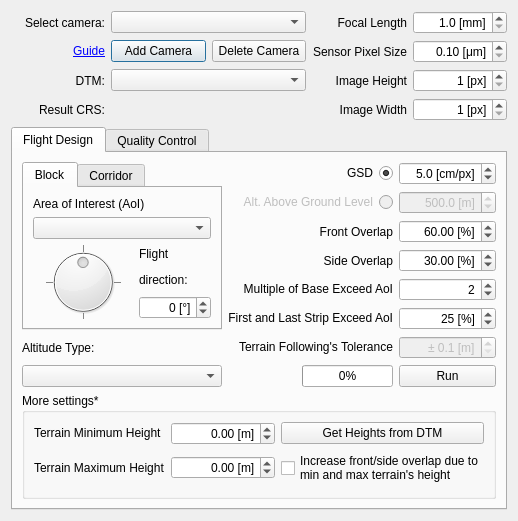
<?xml version="1.0" encoding="UTF-8"?>
<ui version="4.0">
 <class>Dialog</class>
 <widget class="QDialog" name="Dialog">
  <property name="geometry">
   <rect>
    <x>0</x>
    <y>0</y>
    <width>570</width>
    <height>588</height>
   </rect>
  </property>
  <property name="windowTitle">
   <string>Flight Planner</string>
  </property>
  <layout class="QGridLayout" name="gridLayout_6">
   <property name="sizeConstraint">
    <enum>QLayout::SetFixedSize</enum>
   </property>
   <item row="1" column="0">
    <widget class="QLabel" name="labelCamera">
     <property name="text">
      <string>Select camera:</string>
     </property>
     <property name="alignment">
      <set>Qt::AlignRight|Qt::AlignTrailing|Qt::AlignVCenter</set>
     </property>
    </widget>
   </item>
   <item row="2" column="1">
    <widget class="QPushButton" name="pushButtonSaveCamera">
     <property name="text">
      <string>Add Camera</string>
     </property>
    </widget>
   </item>
   <item row="2" column="0">
    <widget class="QLabel" name="labelGuide">
     <property name="text">
      <string>&lt;html&gt;&lt;head/&gt;&lt;body&gt;&lt;p&gt;&lt;a href=&quot;https://github.com/JMG30/flight_planner/wiki/Guide&quot;&gt;&lt;span style=&quot; text-decoration: underline; color:#0000ff;&quot;&gt;Guide&lt;/span&gt;&lt;/a&gt;&lt;/p&gt;&lt;/body&gt;&lt;/html&gt;</string>
     </property>
     <property name="alignment">
      <set>Qt::AlignRight|Qt::AlignTrailing|Qt::AlignVCenter</set>
     </property>
     <property name="openExternalLinks">
      <bool>true</bool>
     </property>
    </widget>
   </item>
   <item row="2" column="2">
    <widget class="QPushButton" name="pushButtonDeleteCamera">
     <property name="text">
      <string>Delete Camera</string>
     </property>
    </widget>
   </item>
   <item row="1" column="1" colspan="2">
    <widget class="QComboBox" name="comboBoxCamera">
     <property name="currentText">
      <string/>
     </property>
    </widget>
   </item>
   <item row="4" column="0">
    <widget class="QLabel" name="label">
     <property name="enabled">
      <bool>true</bool>
     </property>
     <property name="text">
      <string>Result CRS:</string>
     </property>
     <property name="alignment">
      <set>Qt::AlignRight|Qt::AlignTrailing|Qt::AlignVCenter</set>
     </property>
    </widget>
   </item>
   <item row="3" column="0">
    <widget class="QLabel" name="labelDTM">
     <property name="layoutDirection">
      <enum>Qt::LeftToRight</enum>
     </property>
     <property name="text">
      <string>DTM:</string>
     </property>
     <property name="alignment">
      <set>Qt::AlignRight|Qt::AlignTrailing|Qt::AlignVCenter</set>
     </property>
    </widget>
   </item>
   <item row="3" column="1" colspan="2">
    <widget class="QgsMapLayerComboBox" name="mMapLayerComboBoxDTM"/>
   </item>
   <item row="6" column="0" colspan="5">
    <widget class="QTabWidget" name="tabWidget">
     <property name="currentIndex">
      <number>0</number>
     </property>
     <widget class="QWidget" name="tabFlightDesign">
      <attribute name="title">
       <string>Flight Design</string>
      </attribute>
      <layout class="QGridLayout" name="gridLayout_5">
       <item row="0" column="0" rowspan="6">
        <widget class="QTabWidget" name="tabWidgetBlockCorridor">
         <property name="currentIndex">
          <number>0</number>
         </property>
         <widget class="QWidget" name="tabBlock">
          <attribute name="title">
           <string>Block</string>
          </attribute>
          <layout class="QGridLayout" name="gridLayout">
           <item row="0" column="0" colspan="2">
            <widget class="QLabel" name="labelAoI">
             <property name="text">
              <string>Area of Interest (AoI)</string>
             </property>
            </widget>
           </item>
           <item row="1" column="0" colspan="2">
            <widget class="QgsMapLayerComboBox" name="mMapLayerComboBoxAoI"/>
           </item>
           <item row="2" column="0" rowspan="2">
            <widget class="QDial" name="dial">
             <property name="minimum">
              <number>0</number>
             </property>
             <property name="maximum">
              <number>360</number>
             </property>
             <property name="pageStep">
              <number>0</number>
             </property>
             <property name="value">
              <number>180</number>
             </property>
             <property name="tracking">
              <bool>true</bool>
             </property>
             <property name="wrapping">
              <bool>true</bool>
             </property>
             <property name="notchTarget">
              <double>90.000000000000000</double>
             </property>
             <property name="notchesVisible">
              <bool>true</bool>
             </property>
            </widget>
           </item>
           <item row="2" column="1">
            <widget class="QLabel" name="labelFlightDirection">
             <property name="text">
              <string>&lt;html&gt;&lt;head/&gt;&lt;body&gt;&lt;p&gt;Flight&lt;/p&gt;&lt;p&gt;direction:&lt;/p&gt;&lt;/body&gt;&lt;/html&gt;</string>
             </property>
            </widget>
           </item>
           <item row="3" column="1">
            <widget class="QSpinBox" name="spinBoxDirection">
             <property name="wrapping">
              <bool>true</bool>
             </property>
             <property name="alignment">
              <set>Qt::AlignRight|Qt::AlignTrailing|Qt::AlignVCenter</set>
             </property>
             <property name="suffix">
              <string> [°]</string>
             </property>
             <property name="maximum">
              <number>359</number>
             </property>
            </widget>
           </item>
          </layout>
         </widget>
         <widget class="QWidget" name="tabCorridor">
          <attribute name="title">
           <string>Corridor</string>
          </attribute>
          <layout class="QGridLayout" name="gridLayout_2">
           <item row="0" column="0" colspan="2">
            <widget class="QLabel" name="labelCorridorLane">
             <property name="text">
              <string>Corridor Line</string>
             </property>
            </widget>
           </item>
           <item row="1" column="0" colspan="2">
            <widget class="QgsMapLayerComboBox" name="mMapLayerComboBoxCorridor"/>
           </item>
           <item row="2" column="0">
            <widget class="QLabel" name="labelBufferSize">
             <property name="text">
              <string>Buffer size</string>
             </property>
            </widget>
           </item>
           <item row="2" column="1">
            <widget class="QDoubleSpinBox" name="doubleSpinBoxBuffer">
             <property name="alignment">
              <set>Qt::AlignRight|Qt::AlignTrailing|Qt::AlignVCenter</set>
             </property>
             <property name="suffix">
              <string> [m]</string>
             </property>
             <property name="minimum">
              <double>0.010000000000000</double>
             </property>
             <property name="maximum">
              <double>10000.000000000000000</double>
             </property>
            </widget>
           </item>
           <item row="3" column="0" colspan="2">
            <spacer name="verticalSpacer">
             <property name="orientation">
              <enum>Qt::Vertical</enum>
             </property>
             <property name="sizeHint" stdset="0">
              <size>
               <width>138</width>
               <height>42</height>
              </size>
             </property>
            </spacer>
           </item>
          </layout>
         </widget>
        </widget>
       </item>
       <item row="0" column="1">
        <widget class="QRadioButton" name="radioButtonGSD">
         <property name="layoutDirection">
          <enum>Qt::RightToLeft</enum>
         </property>
         <property name="text">
          <string>GSD</string>
         </property>
         <property name="checked">
          <bool>true</bool>
         </property>
        </widget>
       </item>
       <item row="0" column="2">
        <widget class="QDoubleSpinBox" name="doubleSpinBoxGSD">
         <property name="alignment">
          <set>Qt::AlignRight|Qt::AlignTrailing|Qt::AlignVCenter</set>
         </property>
         <property name="suffix">
          <string> [cm/px]</string>
         </property>
         <property name="decimals">
          <number>1</number>
         </property>
         <property name="minimum">
          <double>0.100000000000000</double>
         </property>
         <property name="maximum">
          <double>99.900000000000006</double>
         </property>
         <property name="value">
          <double>5.000000000000000</double>
         </property>
        </widget>
       </item>
       <item row="1" column="1">
        <widget class="QRadioButton" name="radioButtonAltAGL">
         <property name="enabled">
          <bool>false</bool>
         </property>
         <property name="layoutDirection">
          <enum>Qt::RightToLeft</enum>
         </property>
         <property name="text">
          <string>Alt. Above Ground Level</string>
         </property>
        </widget>
       </item>
       <item row="1" column="2">
        <widget class="QDoubleSpinBox" name="doubleSpinBoxAltAGL">
         <property name="enabled">
          <bool>false</bool>
         </property>
         <property name="alignment">
          <set>Qt::AlignRight|Qt::AlignTrailing|Qt::AlignVCenter</set>
         </property>
         <property name="suffix">
          <string> [m]</string>
         </property>
         <property name="decimals">
          <number>1</number>
         </property>
         <property name="minimum">
          <double>0.100000000000000</double>
         </property>
         <property name="maximum">
          <double>9999999.900000000372529</double>
         </property>
         <property name="value">
          <double>500.000000000000000</double>
         </property>
        </widget>
       </item>
       <item row="2" column="1">
        <widget class="QLabel" name="labelOverlap">
         <property name="text">
          <string>Front Overlap</string>
         </property>
         <property name="alignment">
          <set>Qt::AlignRight|Qt::AlignTrailing|Qt::AlignVCenter</set>
         </property>
        </widget>
       </item>
       <item row="2" column="2">
        <widget class="QDoubleSpinBox" name="doubleSpinBoxOverlap">
         <property name="alignment">
          <set>Qt::AlignRight|Qt::AlignTrailing|Qt::AlignVCenter</set>
         </property>
         <property name="suffix">
          <string> [%]</string>
         </property>
         <property name="value">
          <double>60.000000000000000</double>
         </property>
        </widget>
       </item>
       <item row="3" column="1">
        <widget class="QLabel" name="labelSidelap">
         <property name="text">
          <string>Side Overlap</string>
         </property>
         <property name="alignment">
          <set>Qt::AlignRight|Qt::AlignTrailing|Qt::AlignVCenter</set>
         </property>
        </widget>
       </item>
       <item row="3" column="2">
        <widget class="QDoubleSpinBox" name="doubleSpinBoxSidelap">
         <property name="alignment">
          <set>Qt::AlignRight|Qt::AlignTrailing|Qt::AlignVCenter</set>
         </property>
         <property name="suffix">
          <string> [%]</string>
         </property>
         <property name="value">
          <double>30.000000000000000</double>
         </property>
        </widget>
       </item>
       <item row="4" column="1">
        <widget class="QLabel" name="labelMultipleBase">
         <property name="text">
          <string>&lt;html&gt;&lt;head/&gt;&lt;body&gt;&lt;p&gt;Multiple of Base Exceed AoI&lt;/p&gt;&lt;/body&gt;&lt;/html&gt;</string>
         </property>
         <property name="alignment">
          <set>Qt::AlignRight|Qt::AlignTrailing|Qt::AlignVCenter</set>
         </property>
        </widget>
       </item>
       <item row="4" column="2">
        <widget class="QSpinBox" name="spinBoxMultipleBase">
         <property name="alignment">
          <set>Qt::AlignRight|Qt::AlignTrailing|Qt::AlignVCenter</set>
         </property>
         <property name="maximum">
          <number>99</number>
         </property>
         <property name="value">
          <number>2</number>
         </property>
        </widget>
       </item>
       <item row="5" column="1">
        <widget class="QLabel" name="labelExceedExtremeStrips">
         <property name="text">
          <string>&lt;html&gt;&lt;head/&gt;&lt;body&gt;&lt;p&gt;First and Last Strip Exceed AoI&lt;/p&gt;&lt;/body&gt;&lt;/html&gt;</string>
         </property>
         <property name="alignment">
          <set>Qt::AlignRight|Qt::AlignTrailing|Qt::AlignVCenter</set>
         </property>
        </widget>
       </item>
       <item row="5" column="2">
        <widget class="QSpinBox" name="spinBoxExceedExtremeStrips">
         <property name="alignment">
          <set>Qt::AlignRight|Qt::AlignTrailing|Qt::AlignVCenter</set>
         </property>
         <property name="suffix">
          <string> [%]</string>
         </property>
         <property name="value">
          <number>25</number>
         </property>
        </widget>
       </item>
       <item row="6" column="0">
        <widget class="QLabel" name="labelAltitudeType">
         <property name="text">
          <string>Altitude Type:</string>
         </property>
        </widget>
       </item>
       <item row="6" column="1">
        <widget class="QLabel" name="labelToleranceWaypoints">
         <property name="text">
          <string>&lt;html&gt;&lt;head/&gt;&lt;body&gt;&lt;p&gt;Terrain Following's Tolerance&lt;/p&gt;&lt;/body&gt;&lt;/html&gt;</string>
         </property>
         <property name="alignment">
          <set>Qt::AlignRight|Qt::AlignTrailing|Qt::AlignVCenter</set>
         </property>
        </widget>
       </item>
       <item row="6" column="2">
        <widget class="QDoubleSpinBox" name="doubleSpinBoxTolerance">
         <property name="enabled">
          <bool>false</bool>
         </property>
         <property name="alignment">
          <set>Qt::AlignRight|Qt::AlignTrailing|Qt::AlignVCenter</set>
         </property>
         <property name="prefix">
          <string>± </string>
         </property>
         <property name="suffix">
          <string> [m]</string>
         </property>
         <property name="decimals">
          <number>1</number>
         </property>
         <property name="minimum">
          <double>0.100000000000000</double>
         </property>
         <property name="maximum">
          <double>999.899999999999977</double>
         </property>
        </widget>
       </item>
       <item row="7" column="0">
        <widget class="QComboBox" name="comboBoxAltitudeType">
         <property name="currentText">
          <string/>
         </property>
        </widget>
       </item>
       <item row="7" column="2">
        <widget class="QPushButton" name="pushButtonRunDesign">
         <property name="text">
          <string>Run</string>
         </property>
        </widget>
       </item>
       <item row="8" column="0" colspan="3">
        <widget class="QgsCollapsibleGroupBox" name="mGroupBox">
         <property name="title">
          <string>More settings*</string>
         </property>
         <property name="collapsed" stdset="0">
          <bool>true</bool>
         </property>
         <property name="scrollOnExpand" stdset="0">
          <bool>false</bool>
         </property>
         <property name="saveCollapsedState" stdset="0">
          <bool>false</bool>
         </property>
         <layout class="QGridLayout" name="gridLayout_3">
          <item row="0" column="0">
           <widget class="QLabel" name="labelMinHeight">
            <property name="text">
             <string>&lt;html&gt;&lt;head/&gt;&lt;body&gt;&lt;p&gt;Terrain Minimum Height&lt;/p&gt;&lt;/body&gt;&lt;/html&gt;</string>
            </property>
           </widget>
          </item>
          <item row="0" column="1">
           <widget class="QDoubleSpinBox" name="doubleSpinBoxMinHeight">
            <property name="alignment">
             <set>Qt::AlignRight|Qt::AlignTrailing|Qt::AlignVCenter</set>
            </property>
            <property name="suffix">
             <string> [m]</string>
            </property>
            <property name="minimum">
             <double>-10000.000000000000000</double>
            </property>
            <property name="maximum">
             <double>100000.000000000000000</double>
            </property>
            <property name="value">
             <double>0.000000000000000</double>
            </property>
           </widget>
          </item>
          <item row="0" column="2">
           <widget class="QPushButton" name="pushButtonGetHeights">
            <property name="text">
             <string>Get Heights from DTM</string>
            </property>
           </widget>
          </item>
          <item row="1" column="0">
           <widget class="QLabel" name="labelMaxHeight">
            <property name="text">
             <string>Terrain Maximum Height</string>
            </property>
           </widget>
          </item>
          <item row="1" column="1">
           <widget class="QDoubleSpinBox" name="doubleSpinBoxMaxHeight">
            <property name="alignment">
             <set>Qt::AlignRight|Qt::AlignTrailing|Qt::AlignVCenter</set>
            </property>
            <property name="suffix">
             <string> [m]</string>
            </property>
            <property name="minimum">
             <double>-10000.000000000000000</double>
            </property>
            <property name="maximum">
             <double>100000.000000000000000</double>
            </property>
            <property name="value">
             <double>0.000000000000000</double>
            </property>
           </widget>
          </item>
          <item row="1" column="2">
           <widget class="QCheckBox" name="checkBoxIncreaseOverlap">
            <property name="text">
             <string>Increase front/side overlap due to
min and max terrain's height</string>
            </property>
           </widget>
          </item>
         </layout>
        </widget>
       </item>
       <item row="7" column="1">
        <widget class="QProgressBar" name="progressBar">
         <property name="sizePolicy">
          <sizepolicy hsizetype="Fixed" vsizetype="Fixed">
           <horstretch>0</horstretch>
           <verstretch>0</verstretch>
          </sizepolicy>
         </property>
         <property name="layoutDirection">
          <enum>Qt::RightToLeft</enum>
         </property>
         <property name="value">
          <number>0</number>
         </property>
         <property name="alignment">
          <set>Qt::AlignJustify|Qt::AlignVCenter</set>
         </property>
         <property name="invertedAppearance">
          <bool>true</bool>
         </property>
        </widget>
       </item>
      </layout>
     </widget>
     <widget class="QWidget" name="tabQualityControl">
      <attribute name="title">
       <string>Quality Control</string>
      </attribute>
      <layout class="QGridLayout" name="gridLayout_4">
       <item row="0" column="0">
        <widget class="QLabel" name="labelProjectionCentres">
         <property name="text">
          <string>Projection Centres Layer</string>
         </property>
        </widget>
       </item>
       <item row="0" column="1" colspan="4">
        <widget class="QgsMapLayerComboBox" name="mMapLayerComboBoxProjectionCentres"/>
       </item>
       <item row="1" column="0">
        <widget class="QLabel" name="labelAltitudeAbove">
         <property name="text">
          <string>Altitude Above:</string>
         </property>
         <property name="alignment">
          <set>Qt::AlignRight|Qt::AlignTrailing|Qt::AlignVCenter</set>
         </property>
        </widget>
       </item>
       <item row="1" column="1">
        <widget class="QRadioButton" name="radioButtonSeaLevel">
         <property name="text">
          <string>Sea Level [m]</string>
         </property>
         <property name="checked">
          <bool>true</bool>
         </property>
        </widget>
       </item>
       <item row="1" column="2">
        <widget class="QRadioButton" name="radioButtonGroundLevel">
         <property name="text">
          <string>Ground Level [m]</string>
         </property>
        </widget>
       </item>
       <item row="1" column="3" colspan="2">
        <widget class="QgsFieldComboBox" name="mFieldComboBoxAltControl"/>
       </item>
       <item row="2" column="2">
        <widget class="QLabel" name="labelOmega">
         <property name="text">
          <string>ω [°]</string>
         </property>
         <property name="alignment">
          <set>Qt::AlignRight|Qt::AlignTrailing|Qt::AlignVCenter</set>
         </property>
        </widget>
       </item>
       <item row="2" column="3" colspan="2">
        <widget class="QgsFieldComboBox" name="mFieldComboBoxOmega"/>
       </item>
       <item row="3" column="2">
        <widget class="QLabel" name="labelPhi">
         <property name="text">
          <string>φ [°]</string>
         </property>
         <property name="alignment">
          <set>Qt::AlignRight|Qt::AlignTrailing|Qt::AlignVCenter</set>
         </property>
        </widget>
       </item>
       <item row="3" column="3" colspan="2">
        <widget class="QgsFieldComboBox" name="mFieldComboBoxPhi"/>
       </item>
       <item row="4" column="2">
        <widget class="QLabel" name="labelKappa">
         <property name="text">
          <string>κ [°]</string>
         </property>
         <property name="alignment">
          <set>Qt::AlignRight|Qt::AlignTrailing|Qt::AlignVCenter</set>
         </property>
        </widget>
       </item>
       <item row="4" column="3" colspan="2">
        <widget class="QgsFieldComboBox" name="mFieldComboBoxKappa"/>
       </item>
       <item row="5" column="2" colspan="2">
        <widget class="QLabel" name="labelIterationThreshold">
         <property name="text">
          <string>Iteration Threshold</string>
         </property>
         <property name="alignment">
          <set>Qt::AlignRight|Qt::AlignTrailing|Qt::AlignVCenter</set>
         </property>
        </widget>
       </item>
       <item row="5" column="4">
        <widget class="QDoubleSpinBox" name="doubleSpinBoxIterationThreshold">
         <property name="alignment">
          <set>Qt::AlignRight|Qt::AlignTrailing|Qt::AlignVCenter</set>
         </property>
         <property name="suffix">
          <string> [m]</string>
         </property>
         <property name="minimum">
          <double>0.010000000000000</double>
         </property>
         <property name="value">
          <double>0.100000000000000</double>
         </property>
        </widget>
       </item>
       <item row="6" column="4">
        <widget class="QProgressBar" name="progressBarControl">
         <property name="value">
          <number>0</number>
         </property>
         <property name="alignment">
          <set>Qt::AlignJustify|Qt::AlignVCenter</set>
         </property>
        </widget>
       </item>
       <item row="7" column="4">
        <widget class="QPushButton" name="pushButtonRunControl">
         <property name="text">
          <string>Run</string>
         </property>
        </widget>
       </item>
       <item row="5" column="0" rowspan="3" colspan="2">
        <widget class="QGroupBox" name="groupBox">
         <property name="title">
          <string>Calculate:</string>
         </property>
         <layout class="QVBoxLayout" name="verticalLayout">
          <item>
           <widget class="QCheckBox" name="checkBoxFootprint">
            <property name="text">
             <string>Photo Footprint</string>
            </property>
           </widget>
          </item>
          <item>
           <widget class="QCheckBox" name="checkBoxOverlapImages">
            <property name="text">
             <string>Number of Overlapping Images</string>
            </property>
           </widget>
          </item>
          <item>
           <widget class="QCheckBox" name="checkBoxGSDmap">
            <property name="text">
             <string>GSD Map</string>
            </property>
           </widget>
          </item>
         </layout>
        </widget>
       </item>
       <item row="7" column="2">
        <widget class="QPushButton" name="pushButtonStopControl">
         <property name="sizePolicy">
          <sizepolicy hsizetype="Fixed" vsizetype="Fixed">
           <horstretch>0</horstretch>
           <verstretch>0</verstretch>
          </sizepolicy>
         </property>
         <property name="layoutDirection">
          <enum>Qt::RightToLeft</enum>
         </property>
         <property name="text">
          <string>Stop</string>
         </property>
        </widget>
       </item>
      </layout>
      <zorder>groupBox</zorder>
      <zorder>labelProjectionCentres</zorder>
      <zorder>radioButtonSeaLevel</zorder>
      <zorder>radioButtonGroundLevel</zorder>
      <zorder>mFieldComboBoxAltControl</zorder>
      <zorder>labelOmega</zorder>
      <zorder>mFieldComboBoxOmega</zorder>
      <zorder>labelPhi</zorder>
      <zorder>mFieldComboBoxPhi</zorder>
      <zorder>labelKappa</zorder>
      <zorder>mFieldComboBoxKappa</zorder>
      <zorder>labelIterationThreshold</zorder>
      <zorder>doubleSpinBoxIterationThreshold</zorder>
      <zorder>progressBarControl</zorder>
      <zorder>pushButtonRunControl</zorder>
      <zorder>mMapLayerComboBoxProjectionCentres</zorder>
      <zorder>labelAltitudeAbove</zorder>
      <zorder>pushButtonStopControl</zorder>
     </widget>
    </widget>
   </item>
   <item row="4" column="4">
    <widget class="QSpinBox" name="spinBoxPixelsAcrossTrack">
     <property name="alignment">
      <set>Qt::AlignRight|Qt::AlignTrailing|Qt::AlignVCenter</set>
     </property>
     <property name="suffix">
      <string> [px]</string>
     </property>
     <property name="minimum">
      <number>1</number>
     </property>
     <property name="maximum">
      <number>10000000</number>
     </property>
     <property name="value">
      <number>1</number>
     </property>
    </widget>
   </item>
   <item row="2" column="3">
    <widget class="QLabel" name="labelSensorSize">
     <property name="text">
      <string>Sensor Pixel Size</string>
     </property>
     <property name="alignment">
      <set>Qt::AlignRight|Qt::AlignTrailing|Qt::AlignVCenter</set>
     </property>
    </widget>
   </item>
   <item row="1" column="4">
    <widget class="QDoubleSpinBox" name="doubleSpinBoxFocalLength">
     <property name="alignment">
      <set>Qt::AlignRight|Qt::AlignTrailing|Qt::AlignVCenter</set>
     </property>
     <property name="suffix">
      <string> [mm]</string>
     </property>
     <property name="decimals">
      <number>1</number>
     </property>
     <property name="minimum">
      <double>1.000000000000000</double>
     </property>
     <property name="maximum">
      <double>999.899999999999977</double>
     </property>
    </widget>
   </item>
   <item row="4" column="3">
    <widget class="QLabel" name="labelPixelsAcrossTrack">
     <property name="text">
      <string>Image Width</string>
     </property>
     <property name="alignment">
      <set>Qt::AlignRight|Qt::AlignTrailing|Qt::AlignVCenter</set>
     </property>
    </widget>
   </item>
   <item row="3" column="4">
    <widget class="QSpinBox" name="spinBoxPixelsAlongTrack">
     <property name="alignment">
      <set>Qt::AlignRight|Qt::AlignTrailing|Qt::AlignVCenter</set>
     </property>
     <property name="suffix">
      <string> [px]</string>
     </property>
     <property name="minimum">
      <number>1</number>
     </property>
     <property name="maximum">
      <number>10000000</number>
     </property>
    </widget>
   </item>
   <item row="3" column="3">
    <widget class="QLabel" name="labelPixelsAlongTrack">
     <property name="text">
      <string>Image Height</string>
     </property>
     <property name="alignment">
      <set>Qt::AlignRight|Qt::AlignTrailing|Qt::AlignVCenter</set>
     </property>
    </widget>
   </item>
   <item row="1" column="3">
    <widget class="QLabel" name="labelFocalLength">
     <property name="text">
      <string>Focal Length</string>
     </property>
     <property name="alignment">
      <set>Qt::AlignRight|Qt::AlignTrailing|Qt::AlignVCenter</set>
     </property>
    </widget>
   </item>
   <item row="2" column="4">
    <widget class="QDoubleSpinBox" name="doubleSpinBoxSensorSize">
     <property name="alignment">
      <set>Qt::AlignRight|Qt::AlignTrailing|Qt::AlignVCenter</set>
     </property>
     <property name="suffix">
      <string> [μm]</string>
     </property>
     <property name="minimum">
      <double>0.100000000000000</double>
     </property>
     <property name="maximum">
      <double>999.990000000000009</double>
     </property>
    </widget>
   </item>
   <item row="4" column="1" colspan="2">
    <widget class="QgsProjectionSelectionWidget" name="crsSelector" native="true"/>
   </item>
  </layout>
 </widget>
 <customwidgets>
  <customwidget>
   <class>QgsCollapsibleGroupBox</class>
   <extends>QGroupBox</extends>
   <header>qgscollapsiblegroupbox.h</header>
   <container>1</container>
  </customwidget>
  <customwidget>
   <class>QgsFieldComboBox</class>
   <extends>QComboBox</extends>
   <header>qgsfieldcombobox.h</header>
  </customwidget>
  <customwidget>
   <class>QgsMapLayerComboBox</class>
   <extends>QComboBox</extends>
   <header>qgsmaplayercombobox.h</header>
  </customwidget>
  <customwidget>
   <class>QgsProjectionSelectionWidget</class>
   <extends>QWidget</extends>
   <header>qgis.gui</header>
   <container>1</container>
  </customwidget>
 </customwidgets>
 <resources/>
 <connections/>
</ui>
